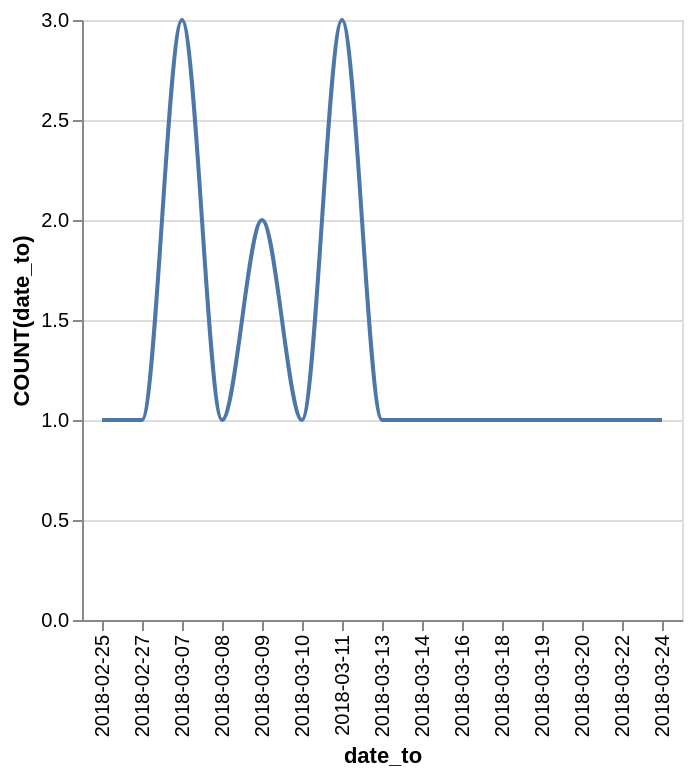

Vega-Lite specification for this chart:
### Vega-Lite specification from a JSON file in a GitHub repository (floating-point values rounded to 4 significant figures)
{"data": {"values": [{"x_data": "2018-02-25", "y_data": 1}, {"x_data": "2018-02-27", "y_data": 1}, {"x_data": "2018-03-07", "y_data": 3}, {"x_data": "2018-03-08", "y_data": 1}, {"x_data": "2018-03-09", "y_data": 2}, {"x_data": "2018-03-10", "y_data": 1}, {"x_data": "2018-03-11", "y_data": 3}, {"x_data": "2018-03-13", "y_data": 1}, {"x_data": "2018-03-14", "y_data": 1}, {"x_data": "2018-03-16", "y_data": 1}, {"x_data": "2018-03-18", "y_data": 1}, {"x_data": "2018-03-19", "y_data": 1}, {"x_data": "2018-03-20", "y_data": 1}, {"x_data": "2018-03-22", "y_data": 1}, {"x_data": "2018-03-24", "y_data": 1}]}, "mark": {"type": "line", "interpolate": "monotone"}, "encoding": {"x": {"field": "x_data", "type": "nominal", "title": "date_to", "sort": "ascending"}, "y": {"field": "y_data", "type": "quantitative", "title": "COUNT(date_to)"}}}
